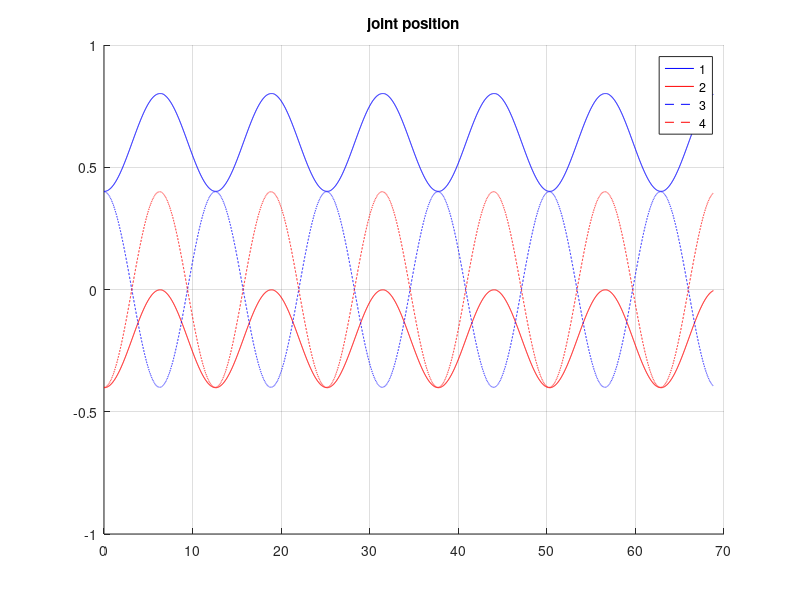
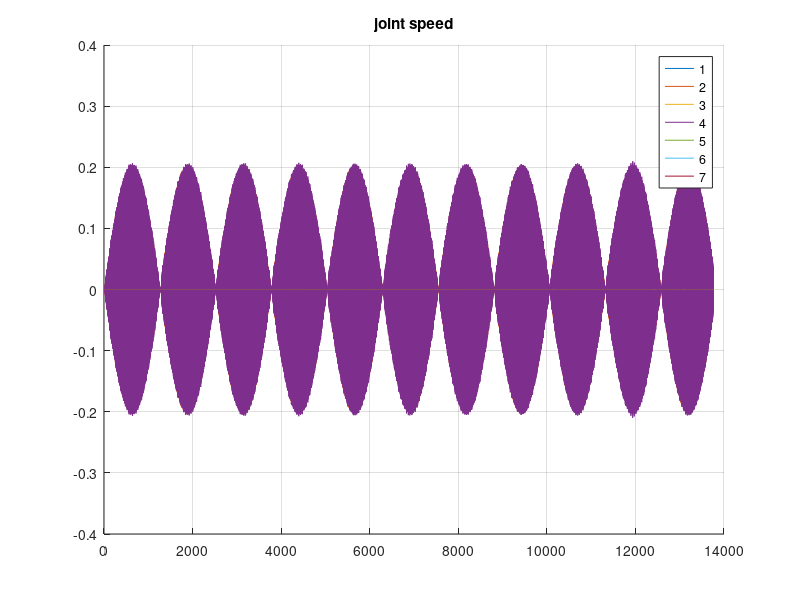
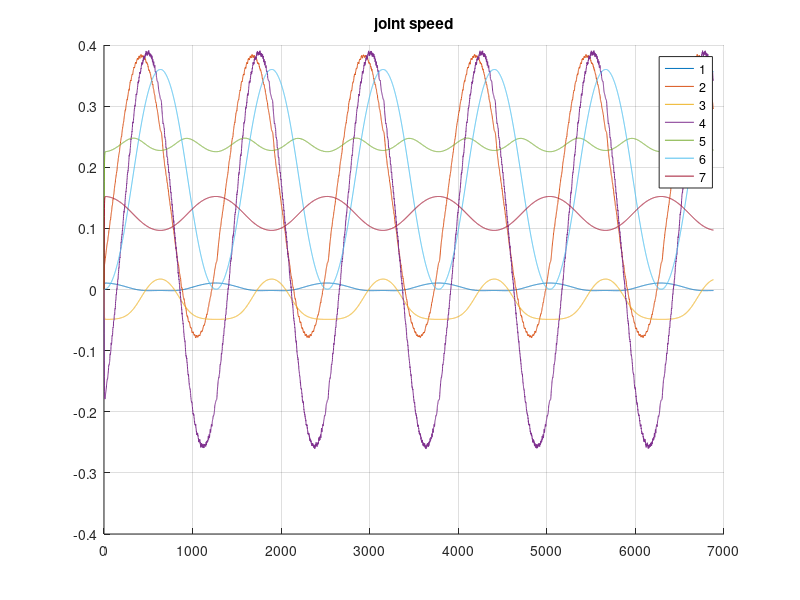

Write MATLAB code to recreate these figures, in order.
clc
clear
close all

q = load("Q.txt");

dq = load("dQ.txt");
dq_hat = load("dQ_hat.txt");

dim = max(size(q));
index = 0.0;
time = zeros(1,dim);

for i=1:dim
    time(i) = index;
    index = index+0.005;
end

for i = 1:dim
    q_ref(:,i) = q(1,:);
    q_ref(2,i) = 0.4*cos(0.5*time(i));
    q_ref(4,i) = -0.4*cos(0.5*time(i));
end

%% Joint position

figure(1)
hold on; grid on;
    plot(time,q(:,2),'b');
    plot(time,q(:,4),'r'); 
    plot(time,q_ref(2,:),'b--');
    plot(time,q_ref(4,:),'r--');

title('joint position');
legend('1','2','3','4','5','6','7');

%% joint speed

figure(2)
hold on; grid on;
for i=1:7
    hold on;
    plot(dq(:,i));
end
title('joint speed');
legend('1','2','3','4','5','6','7');

figure()
hold on; grid on;
for i=1:7
    hold on;
    plot(dq_hat(:,i));
end
title('joint speed');
legend('1','2','3','4','5','6','7');





